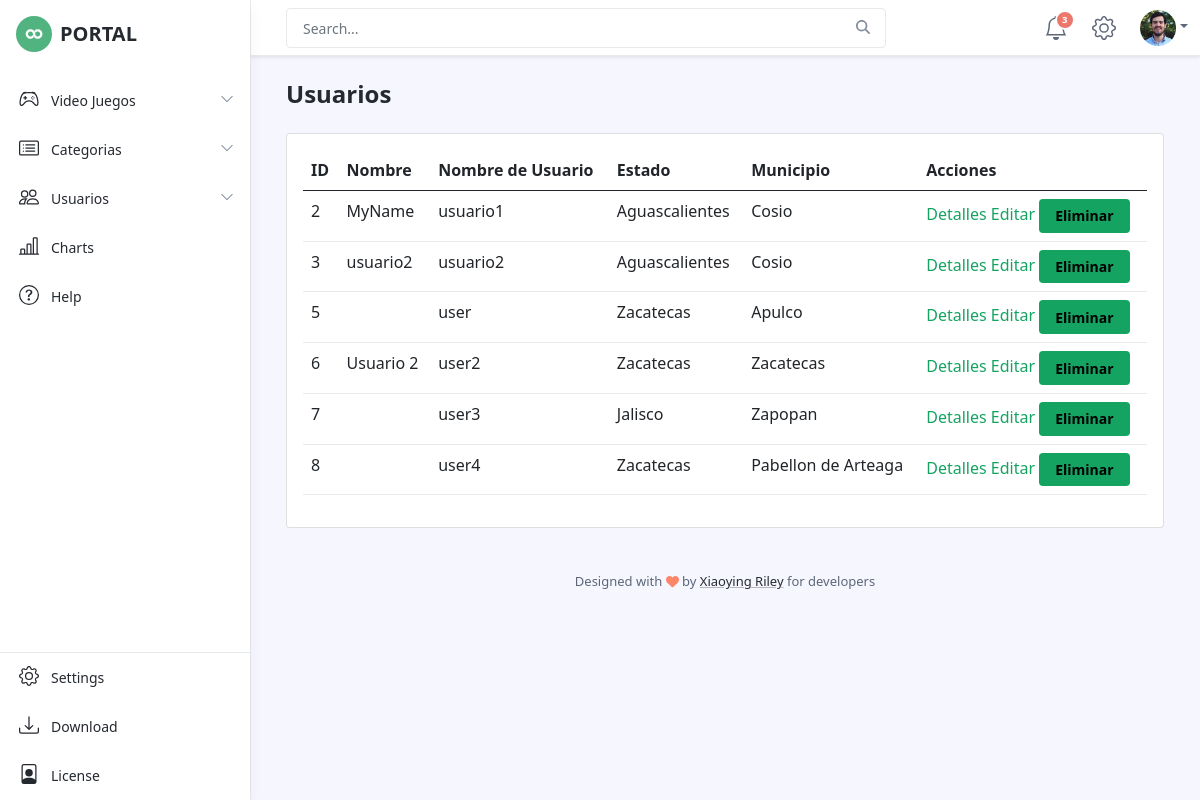
/usuarios/lista/, run on an earlier commit of the app's database.
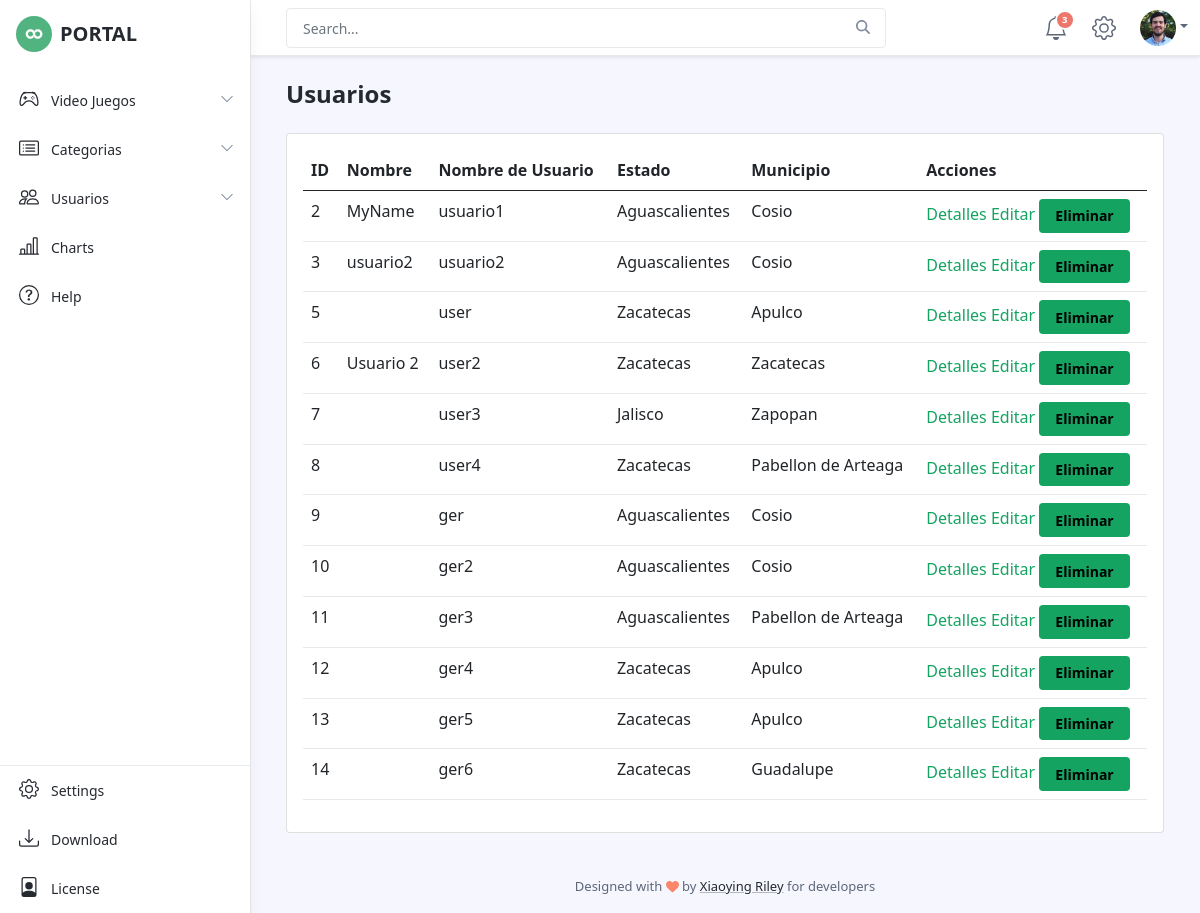
And on a later commit of the database.
### usuarios/models.py (models this page shows)
class Usuario(User):
    estado = models.ForeignKey("usuarios.Estado", verbose_name="Estado", on_delete=models.CASCADE)
    municipio = models.ForeignKey("usuarios.Municipio", verbose_name="Municipio", on_delete=models.CASCADE)
    foto = models.ImageField("Foto de perfil", upload_to='perfiles', blank=True, null=True)

class Estado(models.Model):
    nombre = models.CharField(max_length=50)
    def __str__(self):
        return self.nombre

class Municipio(models.Model):
    nombre = models.CharField(max_length=50)
    estado = models.ForeignKey("usuarios.Estado", verbose_name="Estado", on_delete=models.CASCADE)
    def __str__(self):
        return self.nombre

### usuarios/views.py (the view)
# urls.py: path('lista/', views.UsuarioList.as_view(), name='lista_usuario'),
class UsuarioList(ListView):
    model = Usuario

### usuarios/templates/usuarios/usuario_list.html (shortened to what this page needs)
{% extends "base2.html" %}
{% load static %}
{% block contenido %}
    <h1 class="app-page-title">Usuarios</h1>
    <div class="card">
        <div class="card-body">
                <table class="table">
                    <thead>
                        <th>ID</th>
                        <th>Nombre</th>
                        <th>Nombre de Usuario</th>
                        <th>Estado</th>
                        <th>Municipio</th>
                        <th>Acciones</th>
                    </thead>
                    <tbody>
                        {% for usuario in object_list %}
                        <tr>
                            <td>{{usuario.id}}</td>
                            <td>{{usuario.first_name}}</td>
                            <td>{{usuario.username}}</td>
                            <td>{{usuario.estado}}</td>
                            <td>{{usuario.municipio}}</td>
                            <td>
                                <a href="{% url 'usuarios:detalles_usuario' usuario.id %}">Detalles</a>
                                <a href="{% url 'usuarios:editar_usuario' usuario.id %}">Editar</a>
                                <button onclick="muestra_modal('{% url 'usuarios:eliminar_usuario' usuario.id %}', '{{usuario.username}}')" type="button" class="btn btn-primary delete_example" data-toggle="modal" data-target="#exampleModal">
                                    Eliminar
                                </button>
                            </td>
                        </tr>
                        {% endfor %}
                    </tbody>
                </table>
        </div>
    </div>
{% endblock contenido %}

### videojuego/templates/base2.html (shortened to what this page needs)
{% load static %}
<!DOCTYPE html>
<html lang="en">
<head>
    <link id="theme-style" rel="stylesheet" href="{% static 'css/portal.css' %}">
</head>
<body class="app">
    <header class="app-header fixed-top">
        <div class="app-header-inner">
	        <div class="container-fluid py-2">
		        <div class="app-header-content">
		            <div class="row justify-content-between align-items-center">
		            <div class="app-search-box col">
		                <form class="app-search-form">
							<input type="text" placeholder="Search..." name="search" class="form-control search-input">
							<button type="submit" class="btn search-btn btn-primary" value="Search"><i class="fas fa-search"></i></button>
				        </form>
		            </div>
		            <div class="app-utilities col-auto">
			            <div class="app-utility-item app-notifications-dropdown dropdown">
				            <a class="dropdown-toggle no-toggle-arrow" id="notifications-dropdown-toggle" data-toggle="dropdown" href="#" role="button" aria-expanded="false" title="Notifications">
					            <span class="icon-badge">3</span>
					        </a>
				        </div>
			            <div class="app-utility-item">
				            <a href="settings.html" title="Settings">
					        </a>
					    </div>
			            <div class="app-utility-item app-user-dropdown dropdown">
				            <a class="dropdown-toggle" id="user-dropdown-toggle" data-toggle="dropdown" href="#" role="button" aria-expanded="false"><img src="{% static 'images/user.png' %}" alt="user profile"></a>
			            </div>
		            </div>
		        </div>
	            </div>
	        </div>
        </div>
        <div id="app-sidepanel" class="app-sidepanel">
	        <div class="sidepanel-inner d-flex flex-column">
		        <div class="app-branding">
		            <a class="app-logo" href="index.html"><img class="logo-icon mr-2" src="{% static 'images/app-logo.svg' %}" alt="logo"><span class="logo-text">PORTAL</span></a>
		        </div>
			    <nav id="app-nav-main" class="app-nav app-nav-main flex-grow-1">
				    <ul class="app-menu list-unstyled accordion" id="menu-accordion">
					    <li class="nav-item has-submenu">
					        <a class="nav-link submenu-toggle" href="#" data-toggle="collapse" data-target="#submenu-1" aria-expanded="false" aria-controls="submenu-1">
						        <span class="nav-icon">
						         </span>
		                         <span class="nav-link-text">Video Juegos</span>
		                         <span class="submenu-arrow">
		                             <svg width="1em" height="1em" viewBox="0 0 16 16" class="bi bi-chevron-down" fill="currentColor" xmlns="http://www.w3.org/2000/svg">
	  <path fill-rule="evenodd" d="M1.646 4.646a.5.5 0 0 1 .708 0L8 10.293l5.646-5.647a.5.5 0 0 1 .708.708l-6 6a.5.5 0 0 1-.708 0l-6-6a.5.5 0 0 1 0-.708z"/>
	</svg>
	                             </span>
					        </a>
					    </li>
					    <li class="nav-item has-submenu">
					        <a class="nav-link submenu-toggle" href="#" data-toggle="collapse" data-target="#submenu-2" aria-expanded="false" aria-controls="submenu-2">
						        <span class="nav-icon">
						         </span>
		                         <span class="nav-link-text">Categorias</span>
		                         <span class="submenu-arrow">
		                             <svg width="1em" height="1em" viewBox="0 0 16 16" class="bi bi-chevron-down" fill="currentColor" xmlns="http://www.w3.org/2000/svg">
	  <path fill-rule="evenodd" d="M1.646 4.646a.5.5 0 0 1 .708 0L8 10.293l5.646-5.647a.5.5 0 0 1 .708.708l-6 6a.5.5 0 0 1-.708 0l-6-6a.5.5 0 0 1 0-.708z"/>
	</svg>
	                             </span>
					        </a>
					    </li>
					<li class="nav-item has-submenu">
						<a class="nav-link submenu-toggle" href="#" data-toggle="collapse" data-target="#submenu-3" aria-expanded="false" aria-controls="submenu-3">
							<span class="nav-icon">
							 </span>
							 <span class="nav-link-text">Usuarios</span>
							 <span class="submenu-arrow">
								 <svg width="1em" height="1em" viewBox="0 0 16 16" class="bi bi-chevron-down" fill="currentColor" xmlns="http://www.w3.org/2000/svg">
  <path fill-rule="evenodd" d="M1.646 4.646a.5.5 0 0 1 .708 0L8 10.293l5.646-5.647a.5.5 0 0 1 .708.708l-6 6a.5.5 0 0 1-.708 0l-6-6a.5.5 0 0 1 0-.708z"/>
</svg>
							 </span>
						</a>
					</li>
					    <li class="nav-item">
					        <a class="nav-link" href="charts.html">
						        <span class="nav-icon">
						         </span>
		                         <span class="nav-link-text">Charts</span>
					        </a>
					    </li>
					    <li class="nav-item">
					        <a class="nav-link" href="help.html">
						        <span class="nav-icon">
						         </span>
		                         <span class="nav-link-text">Help</span>
					        </a>
					    </li>
				    </ul>
			    </nav>
			    <div class="app-sidepanel-footer">
				    <nav class="app-nav app-nav-footer">
					    <ul class="app-menu footer-menu list-unstyled">
						    <li class="nav-item">
						        <a class="nav-link" href="settings.html">
							        <span class="nav-icon">
							        </span>
			                        <span class="nav-link-text">Settings</span>
						        </a>
						    </li>
						    <li class="nav-item">
						        <a class="nav-link" href="https://themes.3rdwavemedia.com/bootstrap-templates/admin-dashboard/portal-free-bootstrap-admin-dashboard-template-for-developers/">
							        <span class="nav-icon">
							        </span>
			                        <span class="nav-link-text">Download</span>
						        </a>
						    </li>
						    <li class="nav-item">
						        <a class="nav-link" href="https://themes.3rdwavemedia.com/bootstrap-templates/admin-dashboard/portal-free-bootstrap-admin-dashboard-template-for-developers/">
							        <span class="nav-icon">
							        </span>
			                        <span class="nav-link-text">License</span>
						        </a>
						    </li>
					    </ul>
				    </nav>
			    </div>
	        </div>
	    </div>
    </header>
    <div class="app-wrapper">
	    <div class="app-content pt-3 p-md-3 p-lg-4">
		    <div class="container-xl">
                {% block contenido %}
                {% endblock contenido %}
		    </div>
	    </div>
	    <footer class="app-footer">
		    <div class="container text-center py-3">
            <small class="copyright">Designed with <i class="fas fa-heart" style="color: #fb866a;"></i> by <a class="app-link" href="http://themes.3rdwavemedia.com" target="_blank">Xiaoying Riley</a> for developers</small>
		    </div>
	    </footer>
    </div>
</body>
</html>

What changed in the data, as far as the page shows it:
added Usuario: id "9", username "ger", estado "Aguascalientes", municipio "Cosio"
added Usuario: id "10", username "ger2", estado "Aguascalientes", municipio "Cosio"
added Usuario: id "11", username "ger3", estado "Aguascalientes", municipio "Pabellon de Arteaga"
added Usuario: id "12", username "ger4", estado "Zacatecas", municipio "Apulco"
added Usuario: id "13", username "ger5", estado "Zacatecas", municipio "Apulco"
added Usuario: id "14", username "ger6", estado "Zacatecas", municipio "Guadalupe"
